Frame 1 (no input): blank canvas, image omitted
Frame 60 (no input): blank canvas, image omitted
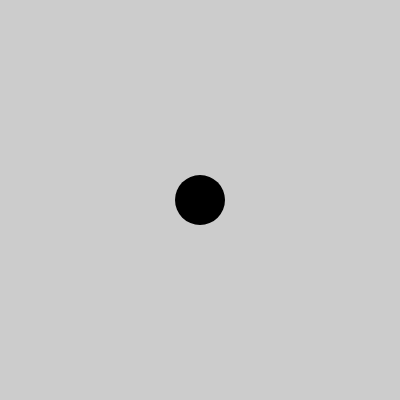
Frame 120 (the mouse pressed at the canvas centre since frame 60)

The p5.js sketch whose frames 1 and 60 were blank and that drew this single picture after the mouse press (run headless with seeded random() and noise() and a simulated clock; from frame 60 on, the mouse is pressed at the canvas centre):

// p5.js sketch
// ── sketch.js
function setup() {
  createCanvas(400, 400);
  noStroke();
  fill(0);
}

function draw() {
  background(204);
  if (mouseIsPressed == true) {
    if (mouseButton == RIGHT) {
    rect(mouseX, mouseY, 50, 50);
}
    else if (mouseButton == LEFT) {
      ellipse(mouseX, mouseY, 50, 50)
    }
}
}
